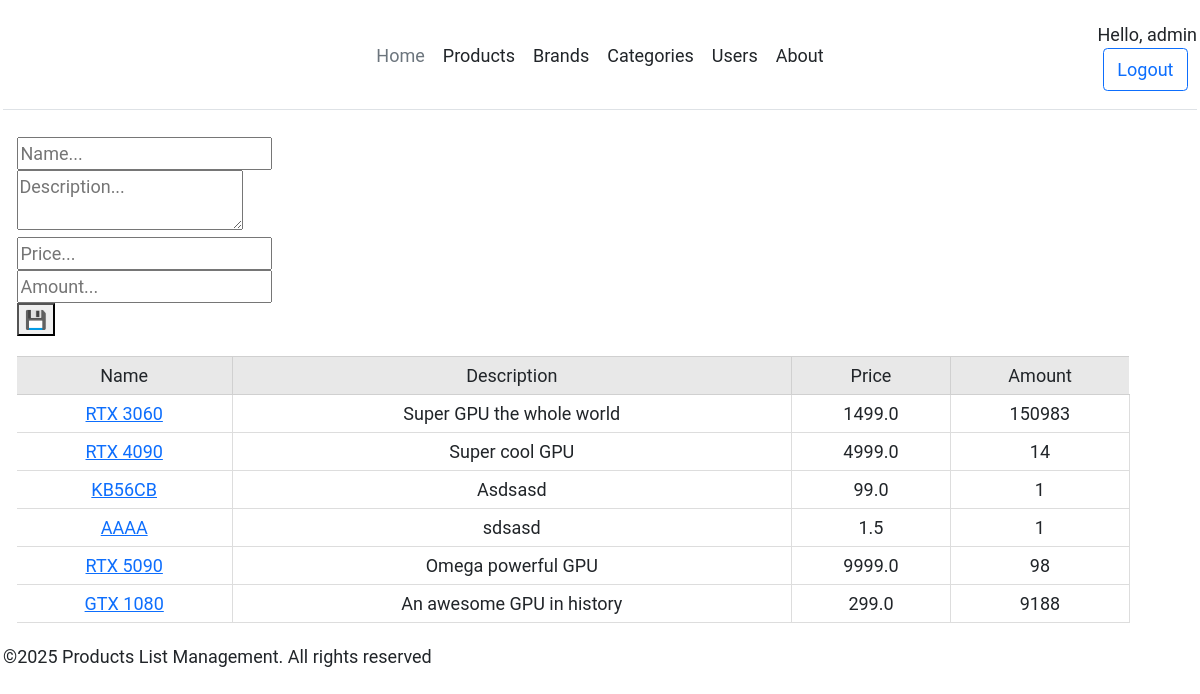
The page /products/ (signed in) on the database its author committed.
### apps/core/models/product.py (models this page shows, shortened)
class Product(models.Model):
    name = models.CharField(max_length=255)
    description = models.TextField()
    image = models.ImageField(upload_to='images/', blank=True, null=True)
    price = models.FloatField()
    amount = models.IntegerField(default=1)
    brand = models.ForeignKey(Brand, on_delete=models.SET_NULL, null=True)
    category = models.ForeignKey(Category, on_delete=models.SET_NULL, null=True)

### apps/core/views.py (the view, shortened to what this page needs)
# urls.py: path('products/', products, name='products'),
@require_http_methods(['GET', 'POST'])
def products(request):
    products_list = Product.objects.all()
    product_form = ProductForm()
    context = {
        'products': products_list,
        'product_form': product_form
    }
    return render(request, 'core/pages/products.html', context)

### apps/core/forms.py
class ProductForm(forms.ModelForm):
    class Meta:
        model = Product
        fields = '__all__'
        widgets = {
            'name': forms.TextInput(attrs={
                'class': 'form-control',
                'required': True
            }),
            'description': forms.Textarea(attrs={
                'class': 'form-control',
                'required': True
            }),
            'price': forms.NumberInput(attrs={
                'class': 'form-control',
                'required': True,
                'step': 0.5,
                'min': 0
            }),
            'amount': forms.NumberInput(attrs={
                'class': 'form-control',
                'required': True,
                'min': 0
            }),
            'image': forms.FileInput(attrs={
                'class': 'form-control',
                'required': True
            }),
            'brand': forms.Select(attrs={
                'class': 'form-control',
                'required': False
            }),
            'category': forms.Select(attrs={
                'class': 'form-control',
                'required': False
            })
        }

### apps/core/templates/core/pages/products.html (shortened to what this page needs)
{% extends "base.html" %}
{% block content %}
<div class="container">
    <form action="{% url 'core:products' %}" method="post" class="form-flex">
        <input type="text" name="name" placeholder="Name..."><br>
        <textarea name="description" placeholder="Description..."></textarea><br>
        <input type="number" step="0.5" min="0" name="price" placeholder="Price..."><br>
        <input type="number" min="0" name="amount" placeholder="Amount..."><br>
        <button type="submit">💾</button>
    </form>
</div>
<div class="container">
    <table class="form-container">
        <thead>
            <tr>
                <th>Name</th>
                <th>Description</th>
                <th>Price</th>
                <th>Amount</th>
            </tr>
        </thead>
        <tbody>
            {% for prod in products %}
            <tr>
                <td><a href="{% url 'core:product-details' prod.id %}">{{ prod.name }}</a></td>
                <td>{{ prod.description }}</td>
                <td>{{ prod.price }}</td>
                <td>{{ prod.amount }}</td>
            </tr>
            {% endfor %}
        </tbody>
    </table>
</div>
{% endblock  %}

### templates/base.html (shortened to what this page needs)
{% load static %}
<!DOCTYPE html>
<html lang="en">
<head>
    <link href="https://cdn.jsdelivr.net/npm/bootstrap@5.0.2/dist/css/bootstrap.min.css" rel="stylesheet">
    <link rel="stylesheet" href="{% static 'styles.css' %}">
</head>
<body>
    {% block header %}{% include "core/includes/header.html" %}{% endblock %}
    <main>
        {% block content %}{% endblock  %}
    </main>
    {% include "core/includes/footer.html" %}
</body>
</html>

### apps/core/templates/core/includes/header.html (shortened to what this page needs)
<header class="d-flex flex-wrap align-items-center justify-content-center justify-content-md-between py-3 mb-4 border-bottom">
      <a href="/" class="d-flex align-items-center col-md-3 mb-2 mb-md-0 text-dark text-decoration-none">
        <svg class="bi me-2" width="40" height="32" role="img" aria-label="Bootstrap"><use xlink:href="#bootstrap"></use></svg>
      </a>
      <ul class="nav col-12 col-md-auto mb-2 justify-content-center mb-md-0">
        <li><a href="{% url 'core:welcome' %}" class="nav-link px-2 link-secondary">Home</a></li>
        <li><a href="{% url 'core:products' %}" class="nav-link px-2 link-dark">Products</a></li>
        <li><a href="{% url 'core:brands' %}" class="nav-link px-2 link-dark">Brands</a></li>
        <li><a href="{% url 'core:categories' %}" class="nav-link px-2 link-dark">Categories</a></li>
        <li><a href="{% url 'users:user-list' %}" class="nav-link px-2 link-dark">Users</a></li>
        <li><a href="{% url 'core:about' %}" class="nav-link px-2 link-dark">About</a></li>
      </ul>
      <div class="col-md-3 text-end">
          {% if request.user.is_authenticated %}
          <span>Hello, {{ request.user }}</span>
          <form action="{% url 'users:logout' %}" method="post">
            <button type="submit" class="btn btn-outline-primary me-2">Logout</button>
          </form>
          {% else %}
          <a href="{% url 'users:login' %}" class="btn btn-outline-primary me-2">Login</a>
          <a href="{% url 'users:sign-up' %}" class="btn btn-primary">Sign-up</a>
          {% endif %}
      </div>
</header>

### apps/core/templates/core/includes/footer.html
<footer>
    <p>&copy;2025 Products List Management. All rights reserved</p>
</footer>

### static/styles.css (style rules this page uses)
* { font-family: Roboto, serif; font-size: 18px; }
body { padding: 3px; }
.container { margin: 20px 0px; }
table { width: 100%; border-collapse: collapse; font-size: small; text-align: center; margin-top: 20px; }
table th { font-weight: 400; padding: 5px; background: #e8e8e8; border: 1px solid #d0d0d0; }
table td { border: 1px solid #ddd; padding: 5px; }
table tr td:first-child, table tr th:first-child { border-left: none; }
table tr td:first-child, table tr th:last-child { border-right: none; }

### rows shown on the page
Product: name "RTX 3060", description "Super GPU the whole world", price "1499.0", amount "150983"
Product: name "RTX 4090", description "Super cool GPU", price "4999.0", amount "14"
Product: name "KB56CB", description "Asdsasd", price "99.0", amount "1"
Product: name "AAAA", description "sdsasd", price "1.5", amount "1"
Product: name "RTX 5090", description "Omega powerful GPU", price "9999.0", amount "98"
Product: name "GTX 1080", description "An awesome GPU in history", price "299.0", amount "9188"

### other values the page prints
{{ request.user }} "admin"
